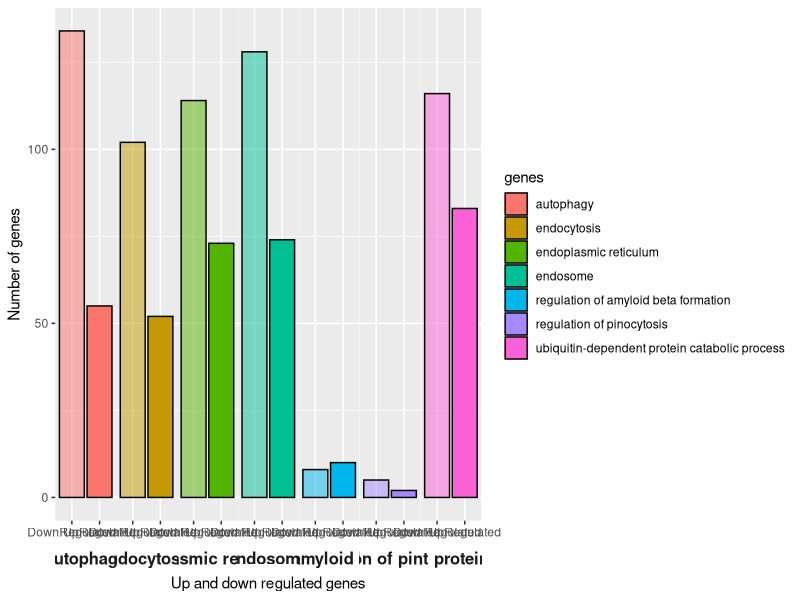

R code for this plot:

df <- data.frame(genes   = c("ubiquitin-dependent protein catabolic process", "regulation of pinocytosis", "endosome", "endoplasmic reticulum", "regulation of amyloid beta formation", "autophagy", "endocytosis"),
                 UpRegulated = c(83, 2, 74, 73, 10 ,55,52),
                 DownRegulated = c(116, 5, 128, 114,8,134,102 ))

library(tidyr)
library(ggplot2)

df %>% 
  pivot_longer(cols = c("UpRegulated", "DownRegulated")) %>%
  ggplot(aes(name, value, fill = genes, alpha = name)) +
  geom_col(position = position_dodge(), color = "black") +
  scale_alpha_manual(values = c(0.5, 1), guide = guide_none()) +
  facet_grid(~genes, scales = "free_x", switch = "x") +
  theme(strip.placement  = "outside",
        panel.spacing    = unit(0, "points"),
        strip.background = element_blank(),
        strip.text       = element_text(face = "bold", size = 12)) +
  labs(x = "Up and down regulated genes", y = "Number of genes")